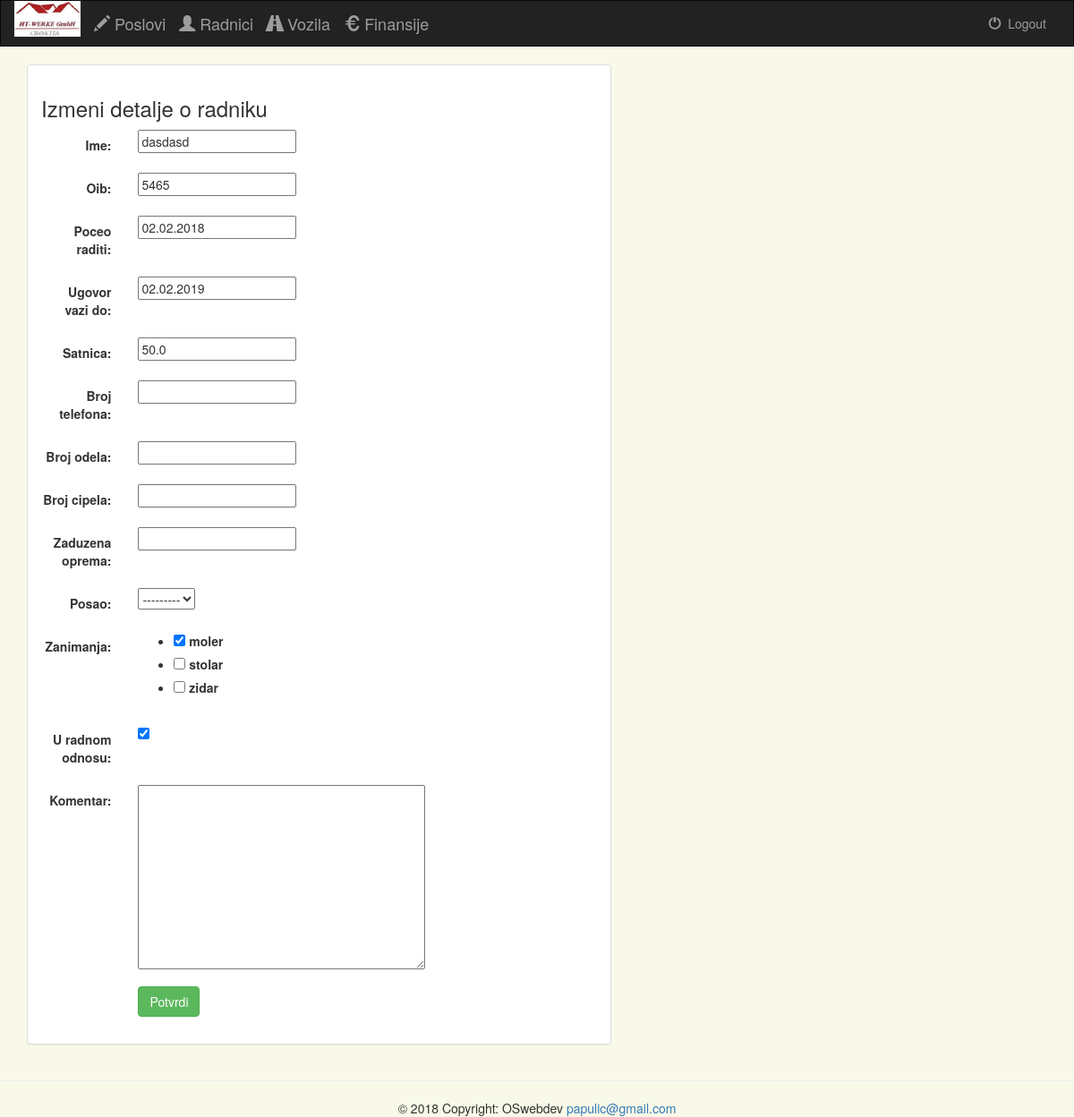
The page /administracija/azuriranje_radnika/1/ on the database as committed earlier.
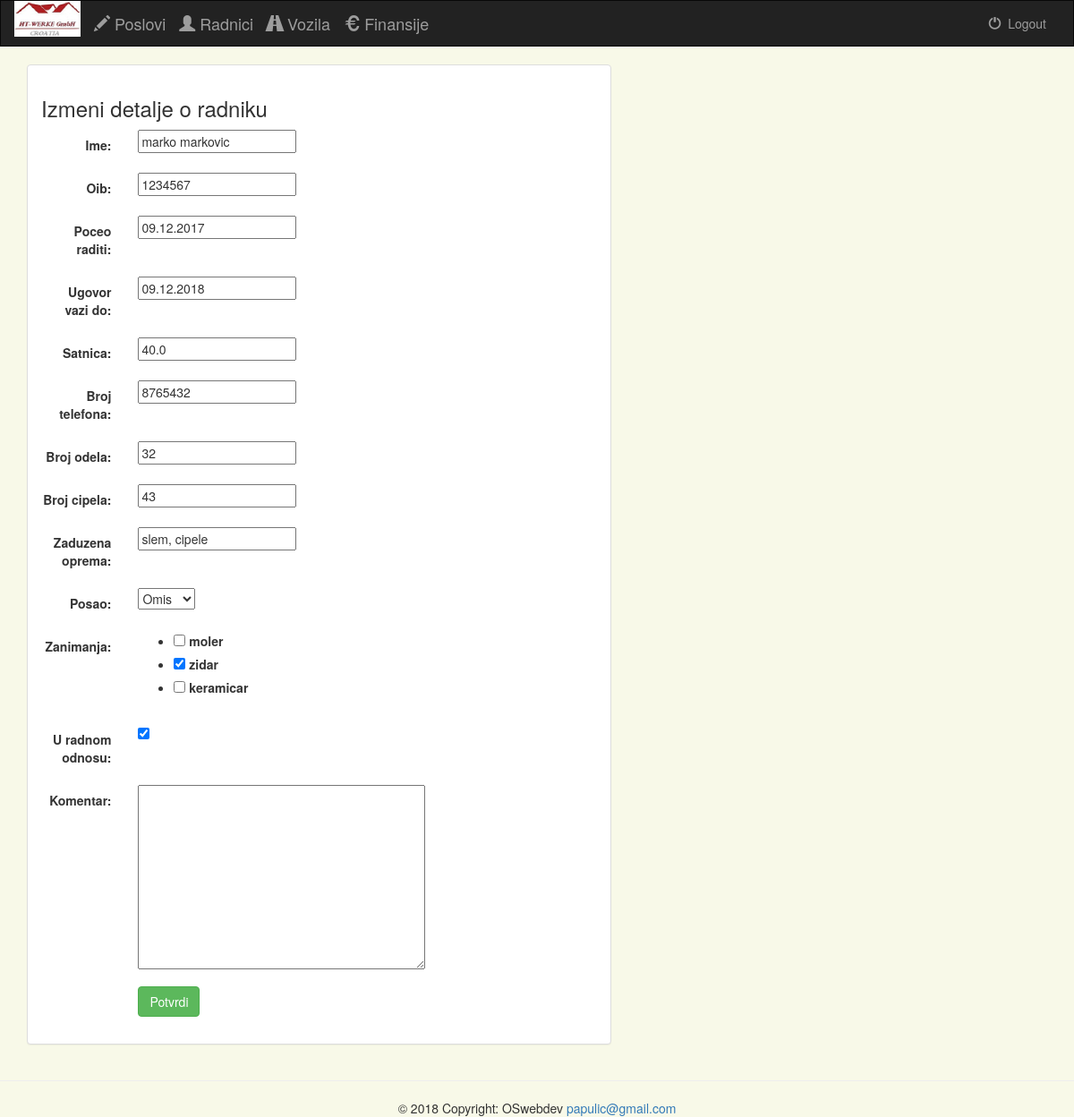
The same page on the database as committed later.
### projects/models.py (models this page shows, shortened)
class Radnik(models.Model):
    ime = models.CharField(max_length=50)
    oib = models.IntegerField()
    broj_telefona = models.CharField(max_length=30, blank=True)
    broj_odela = models.IntegerField(default=None, null=True, blank=True)
    broj_cipela = models.IntegerField(default=None, null=True, blank=True)
    poceo_raditi = models.DateField()
    ugovor_vazi_do = models.DateField()
    satnica = models.FloatField(max_length=10)
    zaduzena_oprema = models.CharField(max_length=100, blank=True)
    dostupan = models.BooleanField(default=True)
    posao = models.ForeignKey(Poslovi, null=True, blank=True)
    u_radnom_odnosu = models.BooleanField(default=True)
    zanimanja = models.ManyToManyField(Zanimanja)
    dana_do_isteka_ugovora = models.IntegerField(default=None, null=True, blank=True)
    komentar = models.CharField(max_length=500, blank=True)
    class Meta:
        verbose_name_plural = "Radnici"

### projects/views.py (the view)
# urls.py: url(r'^azuriranje_radnika/(?P<radnik_id>[0-9]+)/$', views.radnik_update, name='radnik-update'),
def radnik_update(request, radnik_id):
    instance = Radnik.objects.get(pk=radnik_id)
    form = RadnikForm(request.POST or None, instance=instance)
    if form.is_valid():
        radnik = form.save(commit=False)
        radnik.save()
        form.save_m2m()
        messages.success(request, "Podaci su ažurirani!")
        return HttpResponseRedirect(reverse('projects:radnik-detail', args=(radnik_id)))
    context = {
        "form": form,
        'radnik_id': radnik_id,
    }
    return render(request, 'projects/radnik_update.html', context)

### projects/forms.py
class RadnikForm(forms.ModelForm):
    poceo_raditi = forms.DateField(
        widget=forms.DateInput(format='%d.%m.%Y'), input_formats=('%d.%m.%Y', '%d/%m/%Y', '%d.%m.%y', '%d/%m/%y'))
    ugovor_vazi_do = forms.DateField(
        widget=forms.DateInput(format='%d.%m.%Y'), input_formats=('%d.%m.%Y', '%d/%m/%Y', '%d.%m.%y', '%d/%m/%y'))
    class Meta:
        model = Radnik
        fields = ['ime', 'oib', 'poceo_raditi', 'ugovor_vazi_do', 'satnica', 'broj_telefona', 'broj_odela', 'broj_cipela', 'zaduzena_oprema', 'posao', 'zanimanja', 'u_radnom_odnosu', 'komentar']
        widgets = {
            'zanimanja': forms.CheckboxSelectMultiple,
            'komentar': forms.Textarea
        }

### projects/models.py (called while the page is built)
    def __unicode__(self):
        return self.ime

    def __unicode__(self):
        return self.zanimanje

### projects/templates/projects/radnik_update.html (shortened to what this page needs)
{% extends 'projects/base.html' %}
{% block content %}
<div class="container">
    <div class="row">
        <div class="col-sm-12 col-md-7">
            <div class="panel panel-default">
                <div class="panel-body">
                    <h3>Izmeni detalje o radniku</h3>
                    <form class="form-horizontal" role="form" action="" method="post" enctype="multipart/form-data">
                        {% include 'projects/form_template.html' %}
                        <div class="form-group">
                            <div class="col-sm-offset-2 col-sm-10">
                                <button type="submit" class="btn btn-success">Potvrdi</button>
                            </div>
                        </div>
                    </form>
                </div>
            </div>
        </div>
    </div>
</div>
{% endblock %}

### projects/templates/projects/form_template.html (shortened to what this page needs)
{% for field in form %}
    <div class="form-group">
        <div class="col-sm-offset-2 col-sm-10">
        </div>
        <label class="control-label col-sm-2">{{ field.label_tag }}</label>
        <div class="col-sm-10">{{ field }}</div>
    </div>
{% endfor %}

Rows that differ between the two databases and show on the page:
changed Radnik: ime "dasdasd" → "marko markovic"; oib "5465" → "1234567"; poceo_raditi "02.02.2018" → "09.12.2017"; ugovor_vazi_do "02.02.2019" → "09.12.2018"; satnica "50.0" → "40.0"; broj_telefona (not shown) → "8765432"; broj_odela (not shown) → "32"; broj_cipela (not shown) → "43"; zaduzena_oprema (not shown) → "slem, cipele"; posao "---------" → "Omis"
Other text that changed with them:
form field zanimanja: "☑ ☐ ☐" → "☐ ☑ ☐"
text no longer shown: "moler stolar zidar"
text now shown: "moler zidar keramicar"
